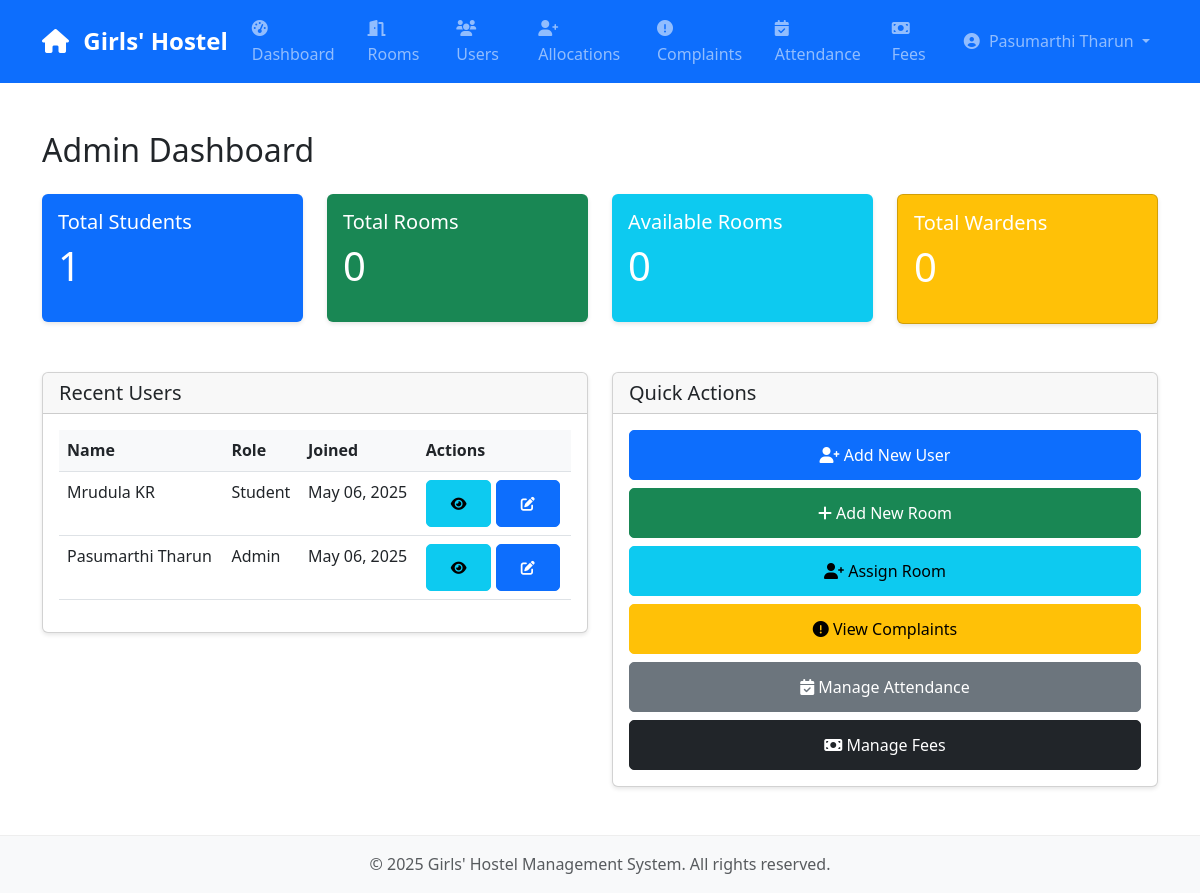
Screenshot of /accounts/dashboard/ (signed in) with the database file from the repository.
### accounts/models.py (models this page shows, shortened)
class User(AbstractUser):
    ROLE_CHOICES = (
        ('ADMIN', 'Admin'),
        ('WARDEN', 'Warden'),
        ('STUDENT', 'Student'),
    )
    email = models.EmailField(unique=True)
    role = models.CharField(max_length=10, choices=ROLE_CHOICES, default='STUDENT')
    is_active = models.BooleanField(default=True)
    date_joined = models.DateTimeField(auto_now_add=True)
    phone_number = models.CharField(max_length=15, blank=True)
    address = models.TextField(blank=True)
    date_of_birth = models.DateField(null=True, blank=True)
    profile_picture = models.ImageField(upload_to='profile_pictures/', null=True, blank=True)
    is_phone_verified = models.BooleanField(default=False)
    emergency_contact_name = models.CharField(max_length=100, blank=True)
    emergency_contact_phone = models.CharField(max_length=15, blank=True)
    emergency_contact_relation = models.CharField(max_length=50, blank=True)
    USERNAME_FIELD = 'email'
    REQUIRED_FIELDS = ['username', 'first_name', 'last_name', 'role']

### accounts/views.py (the view, shortened to what this page needs)
# urls.py: path('dashboard/', views.dashboard_view, name='dashboard'),
@login_required
def dashboard_view(request):
    if request.user.role == 'ADMIN':
        context = {
            'total_students': User.objects.filter(role='STUDENT').count(),
            'total_rooms': Room.objects.count(),
            'available_rooms': Room.objects.filter(is_available=True).count(),
            'total_wardens': User.objects.filter(role='WARDEN').count(),
            'recent_users': User.objects.all().order_by('-date_joined')[:5],
        }
    return render(request, 'accounts/dashboard.html', context)

### accounts/templates/accounts/dashboard.html (shortened to what this page needs)
{% extends 'base.html' %}
{% block content %}
<div class="container py-5">
    {% if user.role == 'ADMIN' %}
        <h2 class="mb-4">Admin Dashboard</h2>
        <div class="row">
            <div class="col-md-3 mb-4">
                <div class="card bg-primary text-white">
                    <div class="card-body">
                        <h5 class="card-title">Total Students</h5>
                        <p class="display-4">{{ total_students }}</p>
                    </div>
                </div>
            </div>
            <div class="col-md-3 mb-4">
                <div class="card bg-success text-white">
                    <div class="card-body">
                        <h5 class="card-title">Total Rooms</h5>
                        <p class="display-4">{{ total_rooms }}</p>
                    </div>
                </div>
            </div>
            <div class="col-md-3 mb-4">
                <div class="card bg-info text-white">
                    <div class="card-body">
                        <h5 class="card-title">Available Rooms</h5>
                        <p class="display-4">{{ available_rooms }}</p>
                    </div>
                </div>
            </div>
            <div class="col-md-3 mb-4">
                <div class="card bg-warning text-white">
                    <div class="card-body">
                        <h5 class="card-title">Total Wardens</h5>
                        <p class="display-4">{{ total_wardens }}</p>
                    </div>
                </div>
            </div>
        </div>
        <div class="row mt-4">
            <div class="col-md-6">
                <div class="card">
                    <div class="card-header">
                        <h5 class="card-title mb-0">Recent Users</h5>
                    </div>
                    <div class="card-body">
                        <div class="table-responsive">
                            <table class="table">
                                <thead>
                                    <tr>
                                        <th>Name</th>
                                        <th>Role</th>
                                        <th>Joined</th>
                                        <th>Actions</th>
                                    </tr>
                                </thead>
                                <tbody>
                                    {% for user in recent_users %}
                                    <tr>
                                        <td>{{ user.get_full_name }}</td>
                                        <td>{{ user.get_role_display }}</td>
                                        <td>{{ user.date_joined|date:"M d, Y" }}</td>
                                        <td>
                                            <a href="{% url 'accounts:user_detail' user.id %}" class="btn btn-sm btn-info">
                                                <i class="fas fa-eye"></i>
                                            </a>
                                            <a href="{% url 'accounts:edit_user' user.id %}" class="btn btn-sm btn-primary">
                                                <i class="fas fa-edit"></i>
                                            </a>
                                        </td>
                                    </tr>
                                    {% endfor %}
                                </tbody>
                            </table>
                        </div>
                    </div>
                </div>
            </div>
            <div class="col-md-6">
                <div class="card">
                    <div class="card-header">
                        <h5 class="card-title mb-0">Quick Actions</h5>
                    </div>
                    <div class="card-body">
                        <div class="d-grid gap-2">
                            <a href="{% url 'accounts:user_create' %}" class="btn btn-primary">
                                <i class="fas fa-user-plus"></i> Add New User
                            </a>
                            <a href="{% url 'rooms:room_create' %}" class="btn btn-success">
                                <i class="fas fa-plus"></i> Add New Room
                            </a>
                            <a href="{% url 'rooms:allocate_room' %}" class="btn btn-info">
                                <i class="fas fa-user-plus"></i> Assign Room
                            </a>
                            <a href="{% url 'complaints:complaint_list' %}" class="btn btn-warning">
                                <i class="fas fa-exclamation-circle"></i> View Complaints
                            </a>
                            <a href="{% url 'attendance:attendance_list' %}" class="btn btn-secondary">
                                <i class="fas fa-calendar-check"></i> Manage Attendance
                            </a>
                            <a href="{% url 'fees:fee_list' %}" class="btn btn-dark">
                                <i class="fas fa-money-bill"></i> Manage Fees
                            </a>
                        </div>
                    </div>
                </div>
            </div>
        </div>
    {% endif %}
</div>
{% endblock %}

### templates/base.html (shortened to what this page needs)
{% load static %}
<!DOCTYPE html>
<html lang="en">
<head>
    <link href="https://cdn.jsdelivr.net/npm/bootstrap@5.3.0/dist/css/bootstrap.min.css" rel="stylesheet">
    <link href="https://cdnjs.cloudflare.com/ajax/libs/font-awesome/6.0.0/css/all.min.css" rel="stylesheet">
    <link href="{% static 'css/style.css' %}" rel="stylesheet">
</head>
<body>
    <nav class="navbar navbar-expand-lg navbar-dark bg-primary">
        <div class="container">
            <a class="navbar-brand" href="{% url 'home' %}">
                <i class="fas fa-home"></i> Girls' Hostel
            </a>
            <div class="collapse navbar-collapse" id="navbarNav">
                <ul class="navbar-nav me-auto">
                    {% if user.is_authenticated %}
                        <li class="nav-item">
                            <a class="nav-link" href="{% url 'accounts:dashboard' %}">
                                <i class="fas fa-tachometer-alt"></i> Dashboard
                            </a>
                        </li>
                        <li class="nav-item">
                            <a class="nav-link" href="{% url 'rooms:room_list' %}">
                                <i class="fas fa-door-open"></i> Rooms
                            </a>
                        </li>
                        {% if user.role == 'ADMIN' or user.role == 'WARDEN' %}
                            <li class="nav-item">
                                <a class="nav-link" href="{% url 'accounts:user_list' %}">
                                    <i class="fas fa-users"></i> Users
                                </a>
                            </li>
                            <li class="nav-item">
                                <a class="nav-link" href="{% url 'rooms:allocation_list' %}">
                                    <i class="fas fa-user-plus"></i> Allocations
                                </a>
                            </li>
                            <li class="nav-item">
                                <a class="nav-link" href="{% url 'complaints:complaint_list' %}">
                                    <i class="fas fa-exclamation-circle"></i> Complaints
                                </a>
                            </li>
                            <li class="nav-item">
                                <a class="nav-link" href="{% url 'attendance:attendance_list' %}">
                                    <i class="fas fa-calendar-check"></i> Attendance
                                </a>
                            </li>
                            <li class="nav-item">
                                <a class="nav-link" href="{% url 'fees:fee_list' %}">
                                    <i class="fas fa-money-bill"></i> Fees
                                </a>
                            </li>
                        {% endif %}
                    {% endif %}
                </ul>
                <ul class="navbar-nav">
                    {% if user.is_authenticated %}
                        <li class="nav-item dropdown">
                            <a class="nav-link dropdown-toggle" href="#" id="navbarDropdown" role="button" data-bs-toggle="dropdown">
                                <i class="fas fa-user-circle"></i> {{ user.get_full_name }}
                            </a>
                        </li>
                    {% endif %}
                </ul>
            </div>
        </div>
    </nav>
    <main>
        {% block content %}{% endblock %}
    </main>
    <footer class="footer mt-auto py-3 bg-light">
        <div class="container text-center">
            <span class="text-muted">© {% now "Y" %} Girls' Hostel Management System. All rights reserved.</span>
        </div>
    </footer>
</body>
</html>

### static/css/style.css (style rules this page uses)
body { min-height: 100vh; display: flex; flex-direction: column; font-family: 'Segoe UI', Tahoma, Geneva, Verdana, sans-serif; line-height: 1.6; }
main { flex: 1; }
.navbar-brand { font-weight: 600; font-size: 1.5rem; }
.navbar-brand i { margin-right: 8px; }
.nav-link i { margin-right: 5px; }
.card { box-shadow: 0 2px 4px rgba(0, 0, 0, 0.1); transition: transform 0.2s ease-in-out; }
.card.bg-primary, .card.bg-success, .card.bg-info { border: none; }
.card .display-4 { font-size: 2.5rem; }
.table th { font-weight: 600; background-color: #f8f9fa; }
.btn { border-radius: 5px; padding: 0.75rem 1.5rem; }
footer { border-top: 1px solid #eee; }

### rows the page displays
User: get_full_name "Pasumarthi Tharun", role "Admin", date_joined "May 06, 2025"
User: get_full_name "Mrudula KR", role "Student", date_joined "May 06, 2025"

### other values shown
{{ total_students }} "1"
{{ total_rooms }} "0"
{{ available_rooms }} "0"
{{ total_wardens }} "0"
